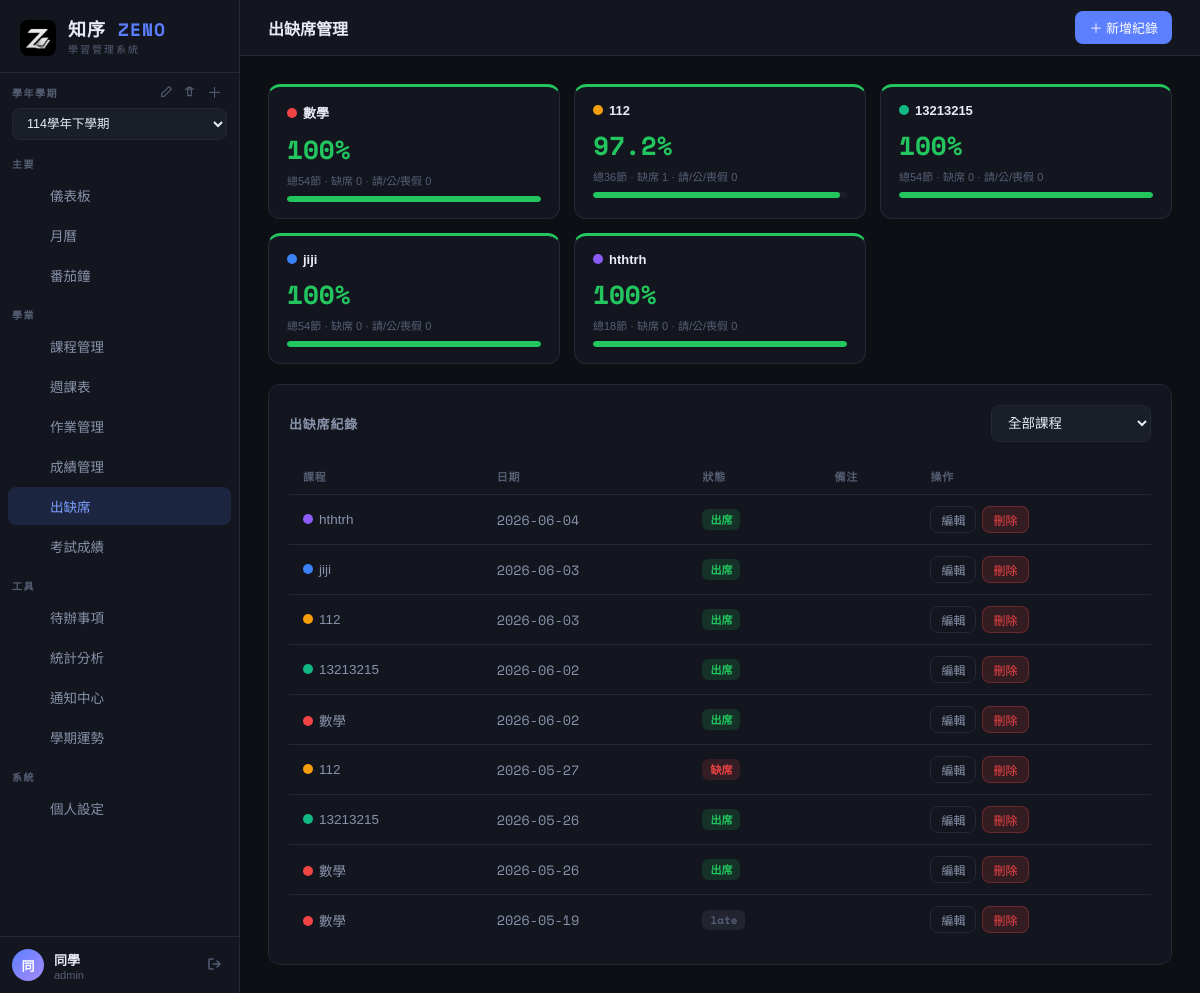
Screenshot of /attendance.php (signed in) with the database file from the repository.
### tables this page shows
CREATE TABLE courses (
    id INTEGER PRIMARY KEY AUTOINCREMENT,
    name TEXT NOT NULL,
    code TEXT,
    teacher TEXT,
    location TEXT,
    color TEXT DEFAULT '#6366f1',
    credits INTEGER DEFAULT 3,
    created_at DATETIME DEFAULT CURRENT_TIMESTAMP
, semester_id INTEGER DEFAULT 1);

CREATE TABLE attendance (
    id INTEGER PRIMARY KEY AUTOINCREMENT,
    course_id INTEGER NOT NULL,
    date DATE NOT NULL,
    status TEXT DEFAULT 'present', -- present, late, absent, excused
    note TEXT,
    FOREIGN KEY (course_id) REFERENCES courses(id) ON DELETE CASCADE
);

### attendance.php (the view, shortened to what this page needs)
<?php
require_once 'includes/functions.php';
require_once 'includes/db.php';
$filter_course = (int)($_GET['course_id'] ?? 0);
$course_stats = $pdo->query("
    SELECT c.id, c.name, c.color, c.credits,
        COUNT(a.id) as recorded_total,
        SUM(CASE WHEN a.status IN ('present','late') THEN 1 ELSE 0 END) as present,
        SUM(CASE WHEN a.status='absent' THEN 1 ELSE 0 END) as absent,
        SUM(CASE WHEN a.status IN ('excused','official_leave','bereavement') THEN 1 ELSE 0 END) as excused
    FROM courses c LEFT JOIN attendance a ON a.course_id=c.id
    GROUP BY c.id
")->fetchAll();
$where = $filter_course ? "WHERE a.course_id=$filter_course" : '';
$records = $pdo->query("
    SELECT a.*, c.name as course_name, c.color
    FROM attendance a JOIN courses c ON a.course_id=c.id
    $where ORDER BY a.date DESC, a.id DESC
")->fetchAll();
$status_config = [
    'present'        => ['badge-green',  '出席'],
    'absent'         => ['badge-red',    '缺席'],
    'excused'        => ['badge-blue',   '請假'],
    'official_leave' => ['badge-purple', '公假'],
    'bereavement'    => ['badge-gray',   '喪假'],
];
function render_status_badge(string $s, array $cfg): string {
    $info = $cfg[$s] ?? ['badge-gray', $s];
    return '<span class="badge '.$info[0].'">'.$info[1].'</span>';
}
ob_start(); ?>
<button class="btn btn-primary" onclick="openModal('bulkModal')">＋ 新增紀錄</button>
<?php $topbar_actions = ob_get_clean();
require_once 'includes/header.php'; ?>
<div class="att-stat-grid">
    <?php foreach($course_stats as $cs):
        $absent = (int)($cs['absent'] ?? 0);
        $semester_total = semester_class_count($cs);
        $rate = attendance_rate_from_absences($cs, $absent);
        $warn = $rate < 75;
        $critical = $semester_total > 0 && $absent * 3 >= $semester_total;
        $rate_class = $critical ? 'att-rate-crit' : ($warn ? 'att-rate-warn' : 'att-rate-ok');
        $border_color = $critical ? 'var(--red)' : ($warn ? 'var(--yellow)' : 'var(--green)');
    ?>
    <div class="att-stat-card" style="border-top-color:<?= $border_color ?>">
        <div class="att-stat-top">
            <div class="att-stat-name"><?= course_color_dot($cs['color']) ?><?= h($cs['name']) ?></div>
        </div>
        <div class="att-rate <?= $rate_class ?>"><?= $rate ?>%</div>
        <div class="att-detail">總<?= $semester_total ?>節 · 缺席 <?= $absent ?> · 請/公/喪假 <?= (int)($cs['excused']??0) ?></div>
        <div class="progress-bar" style="margin-top:8px">
            <div class="progress-fill" style="width:<?= $rate ?>%;background:<?= $border_color ?>"></div>
        </div>
    </div>
    <?php endforeach; ?>
</div>
<div class="card">
    <div class="card-title">出缺席紀錄
        <select class="form-input btn-sm" style="width:160px;margin-left:auto" onchange="location.href='?course_id='+this.value">
            <option value="0">全部課程</option>
        </select>
    </div>
    <?php if(empty($records)): ?>
    <div class="empty-state"><div class="icon"><?=svg_icon('attendance')?></div><p>尚無出缺席紀錄</p></div>
    <?php else: ?>
    <div class="table-wrap"><table>
        <tr><th>課程</th><th>日期</th><th>狀態</th><th>備注</th><th>操作</th></tr>
        <?php foreach($records as $r): ?>
        <tr>
            <td><?= course_color_dot($r['color']) ?><?= h($r['course_name']) ?></td>
            <td style="font-family:'Space Mono',monospace"><?= $r['date'] ?></td>
            <td><?= render_status_badge($r['status'], $status_config) ?></td>
            <td style="color:var(--text3)"><?= h($r['note'] ?? '') ?></td>
            <td>
                <div style="display:flex;gap:6px">
                    <button class="btn btn-ghost btn-sm" onclick='editAtt(<?= htmlspecialchars(json_encode($r)) ?>)'>編輯</button>
                    <form method="post" style="display:inline" onsubmit="return confirm('確定刪除？')">
                        <button class="btn btn-danger btn-sm">刪除</button>
                    </form>
                </div>
            </td>
        </tr>
        <?php endforeach; ?>
    </table></div>
    <?php endif; ?>
</div>
<?php require_once 'includes/footer.php'; ?>

### includes/functions.php (shortened to what this page needs)
<?php
function svg_icon($key, $size = 16) {
    $s = $size;
    $svg = $icons[$key] ?? $icons['notes'];
    return "<span class='nav-svg-icon' style='display:inline-flex;align-items:center;justify-content:center;width:{$s}px;height:{$s}px;flex-shrink:0'>{$svg}</span>";
}
function nav_item($icon, $label, $page, $current, $badge = null) {
    $active = ($current === $page) ? ' active' : '';
    $b = $badge ? "<span class='nav-badge'>{$badge}</span>" : '';
    $icon_html = svg_icon($icon);
    echo "<a href='{$page}' class='nav-item{$active}'><span class='icon'>{$icon_html}</span>{$label}{$b}</a>";
}
function h($s) { return htmlspecialchars($s ?? '', ENT_QUOTES); }
function weekly_class_count(array $course): int {
    $name = $course['name'] ?? '';
    return max(0, (int)($course['credits'] ?? 0));
}
function semester_class_count(array $course): int {
    return weekly_class_count($course) * 18;
}
function attendance_rate_from_absences(array $course, int $absent): float {
    $total = semester_class_count($course);
    return round(max(0, $total - $absent) / $total * 100, 1);
}
function course_color_dot($color) {
    return "<span class='course-dot' style='background:{$color}'></span>";
}

### includes/header.php (style rules this page uses)
:root { --bg: #0d0f14; --bg2: #13161e; --bg3: #1a1e28; --border: #242836; --text: #e8ecf4; --text2: #8892aa; --text3: #555e74; --accent: #5b7fff; --accent2: #7c9fff; --green: #22c55e; --red: #ef4444; --yellow: #f59e0b; --purple: #a78bfa; --cyan: #06b6d4; --card-radius: 12px; --sidebar-w: 240px; }
* { margin:0; padding:0; box-sizing:border-box; }
body { font-family: 'Noto Sans TC', sans-serif; background: var(--bg); color: var(--text); display: flex; min-height: 100vh; font-size: 14px; }
.nav-item { display: flex; align-items: center; gap: 10px; padding: 9px 12px; margin: 1px 8px; border-radius: 8px; color: var(--text2); text-decoration: none; font-size: 13.5px; transition: all .15s; cursor: pointer; }
.nav-item.active { background: rgba(91,127,255,.15); color: var(--accent2); }
.nav-item .icon { font-size: 16px; width: 20px; text-align: center; }
.btn { display: inline-flex; align-items: center; gap: 6px; padding: 7px 14px; border-radius: 8px; font-size: 13px; font-family: 'Noto Sans TC', sans-serif; font-weight: 500; cursor: pointer; border: none; text-decoration: none; transition: all .15s; }
.btn-primary { background: var(--accent); color: white; }
.btn-ghost { background: transparent; color: var(--text2); border: 1px solid var(--border); }
.btn-danger { background: rgba(239,68,68,.15); color: var(--red); border: 1px solid rgba(239,68,68,.3); }
.btn-sm { padding: 4px 10px; font-size: 12px; }
.card { background: var(--bg2); border: 1px solid var(--border); border-radius: var(--card-radius); padding: 20px; }
.card-title { font-size: 13px; font-weight: 600; color: var(--text2); text-transform: uppercase; letter-spacing: .8px; margin-bottom: 16px; display: flex; align-items: center; gap: 8px; }
.table-wrap { overflow-x: auto; }
table { width: 100%; border-collapse: collapse; }
th { text-align: left; padding: 10px 14px; font-size: 11px; font-weight: 600; color: var(--text3); text-transform: uppercase; letter-spacing: .8px; border-bottom: 1px solid var(--border); }
td { padding: 11px 14px; border-bottom: 1px solid var(--border); color: var(--text2); font-size: 13.5px; }
tr:last-child td { border-bottom: none; }
.badge { display: inline-flex; align-items: center; padding: 2px 8px; border-radius: 6px; font-size: 11px; font-weight: 600; font-family: 'Space Mono', monospace; }
.badge-green { background: rgba(34,197,94,.15); color: var(--green); }
.badge-red { background: rgba(239,68,68,.15); color: var(--red); }
.badge-gray { background: rgba(136,146,170,.12); color: var(--text3); }
.form-input { width: 100%; background: var(--bg3); border: 1px solid var(--border); border-radius: 8px; padding: 9px 12px; color: var(--text); font-family: 'Noto Sans TC', sans-serif; font-size: 13.5px; outline: none; transition: border-color .15s; }
.form-input option { background: var(--bg3); }
.course-dot { display: inline-block; width: 10px; height: 10px; border-radius: 50%; margin-right: 6px; flex-shrink: 0; }
.progress-bar { height: 6px; background: var(--bg3); border-radius: 3px; overflow: hidden; margin-top: 6px; }
.progress-fill { height: 100%; border-radius: 3px; transition: width .4s; }

### attendance.php (style rules this page uses)
.att-stat-grid { display:grid; grid-template-columns:repeat(auto-fill,minmax(220px,1fr)); gap:14px; margin-bottom:20px; }
.att-stat-card { background:var(--bg2); border:1px solid var(--border); border-radius:var(--card-radius); padding:16px 18px; border-top:3px solid var(--border); transition: box-shadow .15s; }
.att-stat-top { display:flex; justify-content:space-between; align-items:flex-start; margin-bottom:8px; }
.att-stat-name { font-size:13px; font-weight:600; color:var(--text); }
.att-rate { font-size:26px; font-weight:700; font-family:'Space Mono',monospace; }
.att-rate-ok { color:var(--green); }
.att-detail { font-size:11px; color:var(--text3); margin-top:4px; }

### rows the page displays
courses: name "數學", rate "100", credits "54", absent "0", excused "0"
courses: name "112", rate "97.2", credits "36", absent "1", excused "0"
courses: name "13213215", rate "100", credits "54", absent "0", excused "0"
courses: name "jiji", rate "100", credits "54", absent "0", excused "0"
courses: name "hthtrh", rate "100", credits "18", absent "0", excused "0"
attendance: course.name "hthtrh", date "2026-06-04", status "出席"
attendance: course.name "jiji", date "2026-06-03", status "出席"
attendance: course.name "112", date "2026-06-03", status "出席"
attendance: course.name "13213215", date "2026-06-02", status "出席"
attendance: course.name "數學", date "2026-06-02", status "出席"
attendance: course.name "112", date "2026-05-27", status "缺席"
attendance: course.name "13213215", date "2026-05-26", status "出席"
attendance: course.name "數學", date "2026-05-26", status "出席"
attendance: course.name "數學", date "2026-05-19", status "late"

### other values shown
$label "儀表板 月曆 番茄鐘 課程管理 週課表 作業管理 成績管理 出缺席 考試成績 待辦事項 統計分析 通知中心 學期運勢 個人設定"
mb_substr($_SESSION['display_name'] ?? '?', 0, 1) "同"
$_SESSION['display_name'] "同學"
$_SESSION['username'] "admin"
$page_title "出缺席管理"
form field value "114學年下學期"
